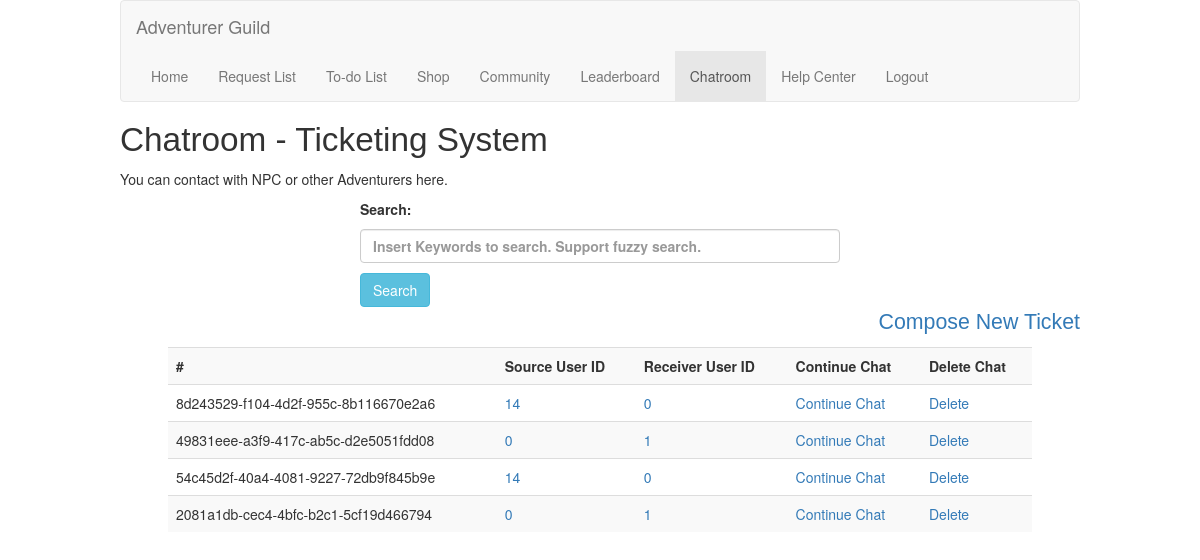
The page /chat (signed in) on the database its author committed.
### models/sqlmodels.py (models this page shows, shortened)
class Chats(db.Model):
    __tablename__ = 'chats'
    replyID = Column(Integer, primary_key=True, autoincrement=True)
    chatID = Column(Text, nullable=False)
    srcUserID = Column(String(120), ForeignKey('users.userID', name='fk_chat_userID1'))
    dstUserID = Column(String(120), ForeignKey('users.userID', name='fk_chat_userID2'))
    content = Column(Text, nullable=False, default="No Content")

### routes.py (the view)
    @mainBluePrint.route("/chat")
    @login_required
    def chatPage():
        userID = current_user.id # Fetch current logged in user ID
        infomsg = request.args.get("infomsg","")
        result = Chats.query.filter(or_(Chats.dstUserID == userID, Chats.srcUserID == userID)).all()
        if result:
            return render_template('chat.html', results=result, infomsg=infomsg)
        else:
            return render_template('chat.html', infomsg="No chat. Do you want to set up a new one?")

### routes.py (called while the page is built)
    @login_manager.user_loader
    def load_user(user_id):
        return User(user_id)

### templates/chat.html (shortened to what this page needs)
{% extends 'base.html' %}
{% block content %}
    <h1 id="pageBanner">Chatroom - Ticketing System</h1>
    <p>You can contact with NPC or other Adventurers here.</p>
    <div id="searchBar">
        <form method="POST" action="/dochatsearch">
            <p>Search: </p>
            <p><input type="text" class="form-control" id="keyword" name="keyword" placeholder="Insert Keywords to search. Support fuzzy search." required></p>
            <button type="submit" id="searchButton" class="btn btn-info" name="submitSearch">Search</button>
        </form>
    </div>
    <div id="new">
        <p><a href="/newchat" title="New Ticket"> Compose New Ticket</a></p>
    </div>
    <table class="table table-striped listcontents">
        <tbody>
        <tr>
            <th scope="col">#</th>
            <th scope="col">Source User ID</th>
            <th scope="col">Receiver User ID</th>
            <th scope="col">Continue Chat</th>
            <th scope="col">Delete Chat</th>
        </tr>
        {% set displayed_chatids = [] %}
        {% for resultitem in results %}
            {% if resultitem.chatID not in displayed_chatids %}
                <tr>
                    <td>{{ resultitem.chatID }}</td>
                    <td><a href="/profile/{{ resultitem.srcUserID }}" title="View Details" target="_blank">{{ resultitem.srcUserID }}</a></td>
                    <td><a href="/profile/{{ resultitem.dstUserID }}" title="View Details" target="_blank">{{ resultitem.dstUserID }}</a></td>
                    <td><a href="/chat/{{ resultitem.chatID }}" title="Continue Chat">Continue Chat</a></td>
                    <td><a href="/deletechat/{{ resultitem.chatID }}" title="Delete Chat"> Delete</a></td>
                </tr>
                {% set _ = displayed_chatids.append(resultitem.chatID) %}
            {% endif %}
        {% endfor %}
        </tbody>
    </table>
{% endblock %}

### static/css/main.css (style rules this page uses)
a { text-decoration: none; }
.listcontents { width: 90%; margin-left: auto; margin-right: auto; }
#mainContent #new { text-align: right; font-family: 'Gill Sans', 'Gill Sans MT', Calibri, 'Trebuchet MS', sans-serif; font-size: 16pt; }
#pageBanner { font-family: 'Gill Sans', 'Gill Sans MT', Calibri, 'Trebuchet MS', sans-serif; font-size: 25pt; }
#searchBar { font-weight: bold; margin-left: auto; margin-right: auto; width: 50%; }

### rows shown on the page
Chats: chatID "8d243529-f104-4d2f-955c-8b116670e2a6", srcUserID "14", dstUserID "0"
Chats: chatID "49831eee-a3f9-417c-ab5c-d2e5051fdd08", srcUserID "0", dstUserID "1"
Chats: chatID "54c45d2f-40a4-4081-9227-72db9f845b9e", srcUserID "14", dstUserID "0"
Chats: chatID "2081a1db-cec4-4bfc-b2c1-5cf19d466794", srcUserID "0", dstUserID "1"
